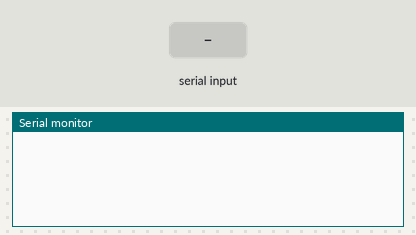
The sketch below on a simulated ESP8266 (NodeMCU). On the bench: the last lines printed to the serial monitor. Inputs (shaded band) come from the test bench. WiFi joins after 1.5 s; servers stay silent unless stated.

Above: at 1.2 s.
1.3 s: "," received over the second serial link
At 2.0 s:
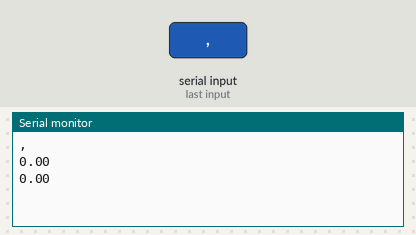
2.8 s: "1,90,45\n" received over the second serial link
At 3.7 s:
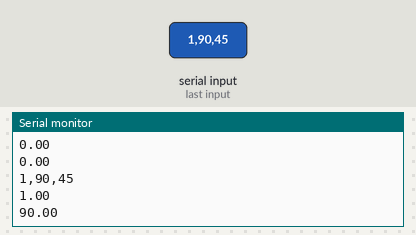
Timing chart, 0 to 5.8 s (numbered marks = the images above; inputs shaded):
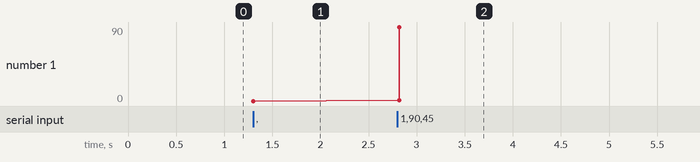

Measured:
- after the input at 1.3 s, the serial monitor: prints a new line at once (image 1)
- after the input at 2.8 s, the serial monitor: prints a new line at once (image 2)
- plotted number 1: 0 → 90 after the input at 2.8 s

The sketch:

nodemcu.ino
```cpp
#include <SoftwareSerial.h>
#include <ESP8266WiFi.h>;
#include <WiFiClient.h>;
#include <ThingSpeak.h>;

const char* ssid = "Sampath"; //Your Network SSID
const char* password = "Sanchkhoushikh"; //Your Network Password

WiFiClient client;

unsigned long myChannelNumber = 860038; //Your Channel Number (Without Brackets)
const char * myWriteAPIKey = "9WXRVT8VOSJFJS2D";

SoftwareSerial s(D6,D5);
int data;
String Message;
String input="";
float firstVal, secondVal;


void setup() {
s.begin(9600);
Serial.begin(9600);
delay(10);

WiFi.begin(ssid, password);

ThingSpeak.begin(client);

}

void loop() {

s.write("s");
//int incomingByte;

//while(s.available() > 0){
//    Message = s.readString();
//  }
//  Serial.println(Message);
//  Message="";


if (s.available())
{
 while (s.available()) {
    delay(2);  //delay to allow byte to arrive in input buffer
    char c = s.read();
    input += c;
  }
Serial.println(input);

for (int i = 0; i < input.length(); i++) {
  if (input.substring(i, i+1) == ",") {
    firstVal = input.substring(0, i).toFloat();
    secondVal = input.substring(i+1).toFloat();
    break;
  }
}
Serial.println(firstVal);
Serial.println(secondVal);
input="";

delay(1000);
ThingSpeak.setField(1,firstVal);
ThingSpeak.setField(2,secondVal);
//ThingSpeak.setField(3,val3);

ThingSpeak.writeFields(myChannelNumber, myWriteAPIKey);
delay(100);

}

}
```
